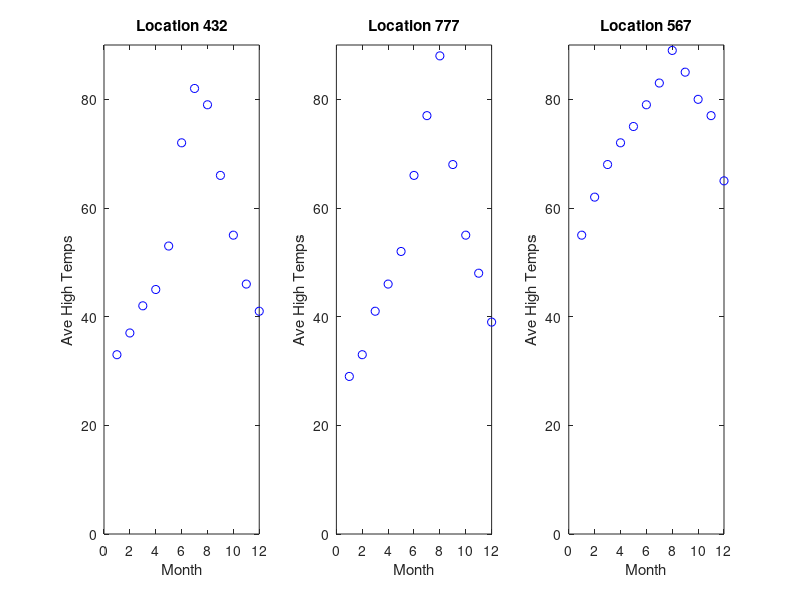

Recreate this plot in MATLAB.
%This script will plot data from a file

load avehighs.dat

for i = 1:3
    x = 1:12;
    subplot(1,3,i); plot(x,avehighs(i,2:end),'bo')
    title(sprintf('Location %d',avehighs(i,1)))
    xlabel('Month')
    ylabel('Ave High Temps')
    axis ([0 12 0 90])
end